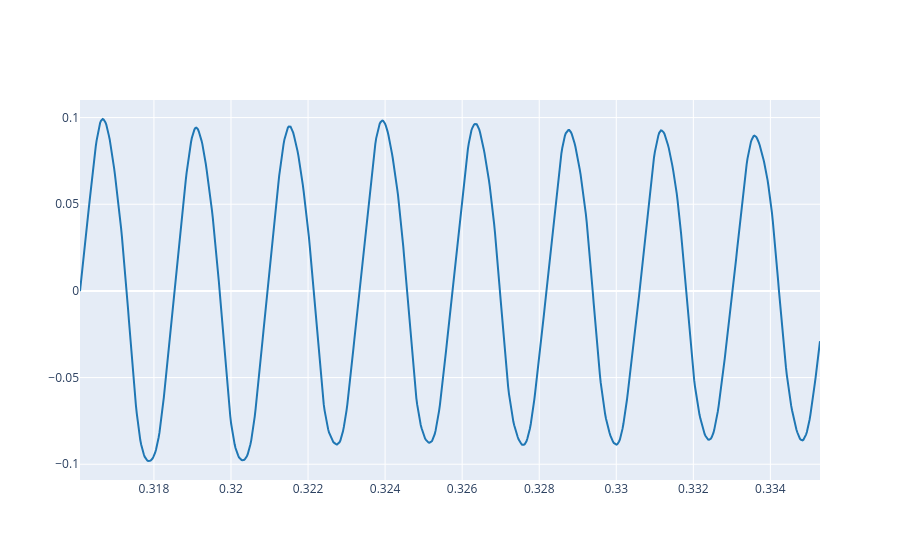

Source (notebook cell):
### Markdown cell above
3.1. Load your reference audio signal and plot some periods (5-10) where the amplitude is stable. For instance see Ex. 2.3 from Lab 1.

### Code cell
import numpy as np

# 1. Cargar la señal de referencia
filepath = "audio/136954__stomachache__gsharp1.wav"
ref, fs = load_audio(filepath)

# 2. Parámetros de la frecuencia fundamental (del Lab 1)
f0 = 416.037  # Hz
T0 = 1 / f0   # periodo de la fundamental

# 3. Seleccionar un fragmento estable: varios periodos (por ejemplo, 8 periodos)
t_start = 0.31608        # inicio del fragmento estable (s)
num_periods = 8
t_end = t_start + num_periods * T0  # final del fragmento

# 4. Graficar usando plot_signals
plot_signals(
    [ref],
    fs,
    t_start=t_start,
    t_end=t_end,
    name=["Referencia - periodo estable"]
)
# Write the code here

### Figure 1 — Plotly figure (JSON) as saved in the notebook; plotly's stock layout.template omitted (floating-point values rounded to 4 significant figures; data arrays with more than 128 entries replaced by an {"elided": "..."} marker saying what was removed)
{"data": [{"line": {"color": "#1f77b4", "shape": "linear"}, "mode": "lines", "name": "Referencia - periodo estable", "type": "scatter", "x": {"elided": "848 float values"}, "y": {"elided": "848 float values"}}], "layout": {}}
